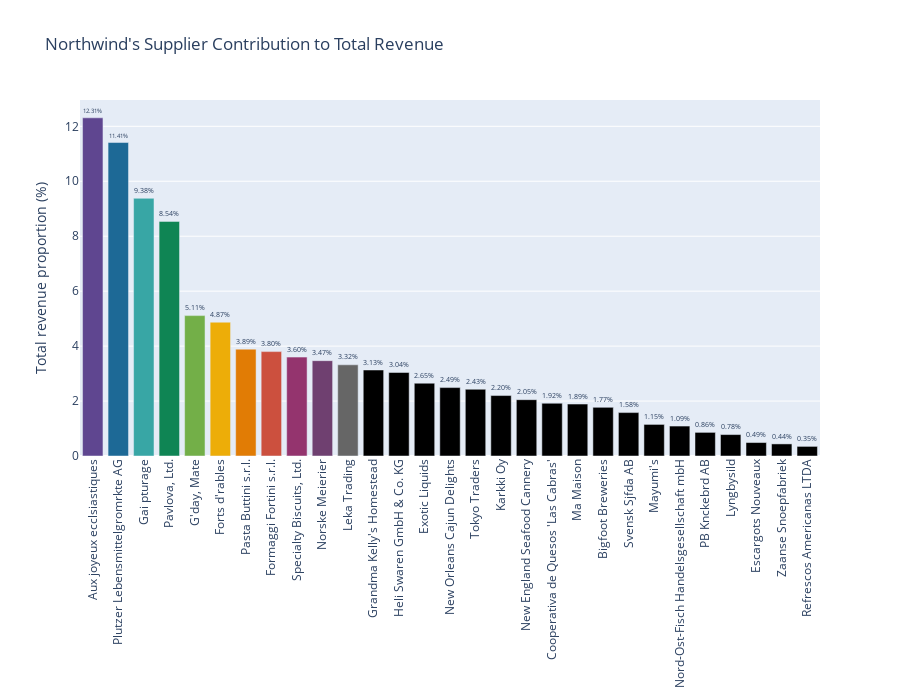

Write notebook code for a chart like this one.
### Markdown cell above
The importance of suppliers in the supply chain are often outshone by the other business aspects such as sales, marketing, finance, etc. It is important for the company to know which suppliers are key and should have been a priority to be maintained.

### Code cell
fig = go.Figure()

fig.add_trace(go.Bar(
                     y = q2d['Proportion'],
                     x = q2d.index,
                     text = q2d['Proportion'].apply(lambda x: '{:.2f}%'.format(x)), # Format text label
                     textposition = 'outside', # Set position of text label
                     marker = {'color' : px.colors.qualitative.Prism}))

fig.update_layout(title_text = "Northwind's Supplier Contribution to Total Revenue",
                  height = 700)

fig.update_xaxes(tickangle = -90) # Rotate x axis
fig.update_yaxes(title_text = 'Total revenue proportion (%)')

fig.show()

### Figure 1 — Plotly figure (JSON) as saved in the notebook; plotly's stock layout.template omitted (floating-point values rounded to 4 significant figures)
{"data": [{"marker": {"color": ["rgb(95, 70, 144)", "rgb(29, 105, 150)", "rgb(56, 166, 165)", "rgb(15, 133, 84)", "rgb(115, 175, 72)", "rgb(237, 173, 8)", "rgb(225, 124, 5)", "rgb(204, 80, 62)", "rgb(148, 52, 110)", "rgb(111, 64, 112)", "rgb(102, 102, 102)"]}, "text": ["12.31%", "11.41%", "9.38%", "8.54%", "5.11%", "4.87%", "3.89%", "3.80%", "3.60%", "3.47%", "3.32%", "3.13%", "3.04%", "2.65%", "2.49%", "2.43%", "2.20%", "2.05%", "1.92%", "1.89%", "1.77%", "1.58%", "1.15%", "1.09%", "0.86%", "0.78%", "0.49%", "0.44%", "0.35%"], "textposition": "outside", "type": "bar", "x": ["Aux joyeux ecclsiastiques", "Plutzer Lebensmittelgromrkte AG", "Gai pturage", "Pavlova, Ltd.", "G'day, Mate", "Forts d'rables", "Pasta Buttini s.r.l.", "Formaggi Fortini s.r.l.", "Specialty Biscuits, Ltd.", "Norske Meierier", "Leka Trading", "Grandma Kelly's Homestead", "Heli Swaren GmbH & Co. KG", "Exotic Liquids", "New Orleans Cajun Delights", "Tokyo Traders", "Karkki Oy", "New England Seafood Cannery", "Cooperativa de Quesos 'Las Cabras'", "Ma Maison", "Bigfoot Breweries", "Svensk Sjfda AB", "Mayumi's", "Nord-Ost-Fisch Handelsgesellschaft mbH", "PB Knckebrd AB", "Lyngbysild", "Escargots Nouveaux", "Zaanse Snoepfabriek", "Refrescos Americanas LTDA"], "y": [12.31, 11.41, 9.38, 8.54, 5.11, 4.87, 3.89, 3.8, 3.6, 3.47, 3.32, 3.13, 3.04, 2.65, 2.49, 2.43, 2.2, 2.05, 1.92, 1.89, 1.77, 1.58, 1.15, 1.09, 0.86, 0.78, 0.49, 0.44, 0.35]}], "layout": {"height": 700, "title": {"text": "Northwind's Supplier Contribution to Total Revenue"}, "xaxis": {"tickangle": -90}, "yaxis": {"title": {"text": "Total revenue proportion (%)"}}}}
